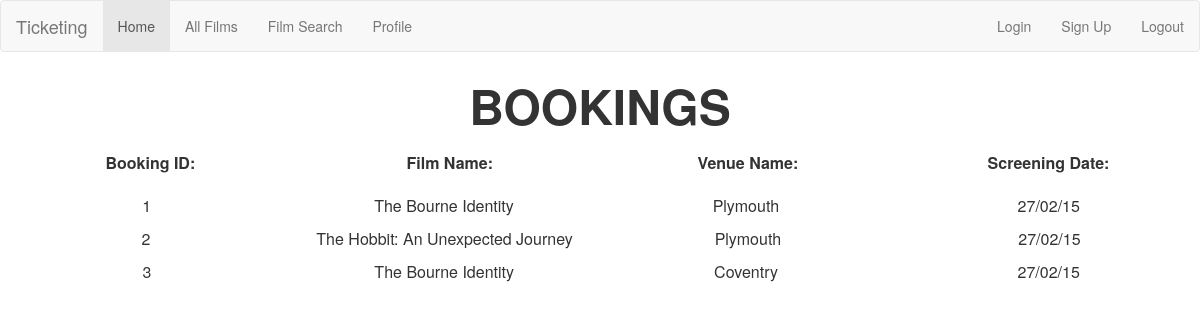
/ApacheWebServer-master/ApacheWebServer-master/www/profile.php (signed in), run on the app's committed database.
### tables this page shows
CREATE TABLE IF NOT EXISTS `bookings` (
`booking_id` int(11) NOT NULL,
  `user_id` int(11) NOT NULL,
  `screening_id` int(11) NOT NULL
);

CREATE TABLE IF NOT EXISTS `films` (
`film_id` int(11) NOT NULL,
  `imdb_id` varchar(10) NOT NULL,
  `film_name` varchar(60) NOT NULL,
  `age_rating` varchar(3) NOT NULL,
  `year` year(4) NOT NULL,
  `runtime` varchar(10) NOT NULL,
  `release_date` date NOT NULL,
  `genre` varchar(60) NOT NULL,
  `description` varchar(255) NOT NULL,
  `director` varchar(60) NOT NULL,
  `writers` varchar(60) NOT NULL,
  `language` varchar(60) NOT NULL,
  `origin` varchar(60) NOT NULL,
  `awards` varchar(60) NOT NULL,
  `metascore` int(2) NOT NULL,
  `imdb_rating` float NOT NULL,
  `imdb_votes` int(6) NOT NULL,
  `image_loc` varchar(255) NOT NULL,
  `actors` varchar(60) NOT NULL
);

CREATE TABLE IF NOT EXISTS `venues` (
`venue_id` int(11) NOT NULL,
  `venue_name` varchar(60) NOT NULL,
  `postcode` varchar(10) NOT NULL,
  `latitude` float NOT NULL,
  `longitude` float NOT NULL
);

CREATE TABLE IF NOT EXISTS `screenings` (
`screening_id` int(11) NOT NULL,
  `venue_id` int(11) NOT NULL,
  `film_id` int(11) NOT NULL,
  `screening_date` date NOT NULL,
  `screen_number` int(2) NOT NULL
);

### ApacheWebServer-master/ApacheWebServer-master/www/session.php (called while the page is built, shortened)
<?php
include('dbconf.php');
$check=$_SESSION['login_user'];
$ses_sql=mysqli_query($db,"SELECT user_id FROM users WHERE email='$check' ");
$row=mysqli_fetch_array($ses_sql,MYSQLI_ASSOC);
$login_ses=$row['user_id'];
?>

### ApacheWebServer-master/ApacheWebServer-master/www/profile.php (the view)
<?php
include('navbar.php');
include('session.php');
$sql="SELECT booking_id, film_name, email, venue_name, screening_date FROM bookings JOIN users USING (user_id) JOIN screenings USING (screening_id) JOIN films USING (film_id) JOIN venues USING (venue_id) WHERE user_id = '$login_ses' ORDER BY booking_id ASC";
$bookings=mysqli_query($db,$sql);
$sql2="Select * From bookings WHERE user_id = '$login_ses'";
if ($check=mysqli_query($db,$sql2)){
	$rowcount=mysqli_num_rows($check);
}
if ($rowcount !=0){
echo "<body>
<font size = '9'><center> <b> BOOKINGS</b><p></center></font>
<table width='' border='0' cellpadding='5' align='center'>
	<tr>
		<td align='center' valign='top' width ='350'>
		<b>Booking ID: </b>
		</td><td align='center' valign='top' width='350'>
		<b>Film Name: </b>
		</td><td align='center' valign='top' width='350'>
		<b>Venue Name:</b>
		</td><td align='center' valign='top' width='350'>
		<b>Screening Date: </b>
		</td>
	</tr>
</table></br>";
while($row=mysqli_Fetch_array($bookings)){
    $booking_id=$row['booking_id'];
	$screening_date=$row['screening_date'];
	$film_name=$row['film_name'];
	$venue_name=$row['venue_name'];
	$screening_date=strtotime($screening_date);
	$screening_date=date('d/m/y', $screening_date);
echo "<table width='' border='0' cellpadding='5' align='center'>
	<tr>
		<td align='center' valign='top' width ='350'>
			".$booking_id."
		</td>
		<td align='center' valign='top' width ='350'>
			".$film_name."
		</td>
		<td align='center' valign='top' width ='350'>
			".$venue_name."
		</td><td align='center' valign='top' width ='350'>
			".$screening_date."
		</td>
	</tr>
</table>
	</p></p>
</font></body>";
}
}else{
	echo"<h2><center>You currently have no bookings </h2>";
}
?>

### ApacheWebServer-master/ApacheWebServer-master/www/navbar.php (shortened to what this page needs)
<html>
<head>
    <link rel="stylesheet" type="text/css" href="css/bootstrap.min.css">
</head>
<body>
</body>
</html>
<nav role="navigation" class="navbar navbar-default">
    <div class="navbar-header">
        <a href="index.php" class="navbar-brand">Ticketing</a>
    </div>
    <div id="navbarCollapse" class="collapse navbar-collapse">
        <ul class="nav navbar-nav">
            <li class="active"><a href="index.php">Home</a></li>
			<li><a href="index.php">All Films</a></li>
			<li><a href="databasesearch.php">Film Search</a></li>
            <li><a href="profile.php">Profile</a></li>
        </ul>
		<ul class="nav navbar-nav navbar-right">
			<li><a href="logout.php">Logout</a></li>
		</ul>
       <ul class="nav navbar-nav navbar-right">
            <li><a href="signup.php">Sign Up</a></li>
        </ul>
        <ul class="nav navbar-nav navbar-right">
            <li><a href="login.php">Login</a></li>
        </ul>
		</div>
</nav>

### data on the page
bookings: booking_id "1", films.film_name "The Bourne Identity", venues.venue_name "Plymouth", screening.screening_date "27/02/15"
bookings: booking_id "2", films.film_name "The Hobbit: An Unexpected Journey", venues.venue_name "Plymouth", screening.screening_date "27/02/15"
bookings: booking_id "3", films.film_name "The Bourne Identity", venues.venue_name "Coventry", screening.screening_date "27/02/15"
